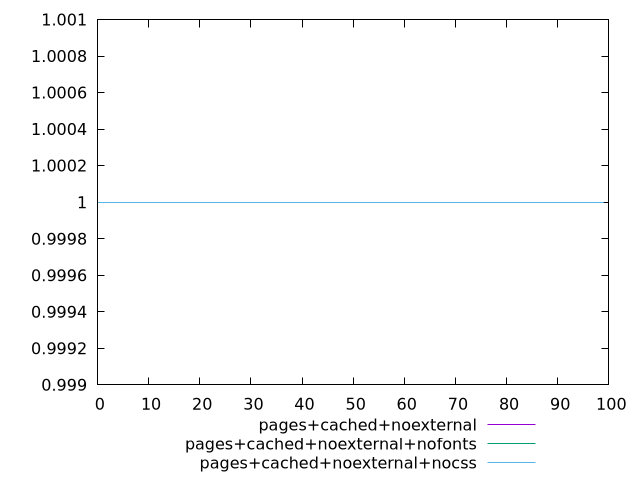

Write gnuplot code to recreate this figure.
$_pagesCachedNoexternal <<EOF
1
1
1
1
1
1
1
1
1
1
1
1
1
1
1
1
1
1
1
1
1
1
1
1
1
1
1
1
1
1
1
1
1
1
1
1
1
1
1
1
1
1
1
1
1
1
1
1
1
1
1
1
1
1
1
1
1
1
1
1
1
1
1
1
1
1
1
1
1
1
1
1
1
1
1
1
1
1
1
1
1
1
1
1
1
1
1
1
1
1
1
1
1
1
1
1
1
1
1
1
EOF
$_pagesCachedNoexternalNofonts <<EOF
1
1
1
1
1
1
1
1
1
1
1
1
1
1
1
1
1
1
1
1
1
1
1
1
1
1
1
1
1
1
1
1
1
1
1
1
1
1
1
1
1
1
1
1
1
1
1
1
1
1
1
1
1
1
1
1
1
1
1
1
1
1
1
1
1
1
1
1
1
1
1
1
1
1
1
1
1
1
1
1
1
1
1
1
1
1
1
1
1
1
1
1
1
1
1
1
1
1
1
1
EOF
$_pagesCachedNoexternalNocss <<EOF
1
1
1
1
1
1
1
1
1
1
1
1
1
1
1
1
1
1
1
1
1
1
1
1
1
1
1
1
1
1
1
1
1
1
1
1
1
1
1
1
1
1
1
1
1
1
1
1
1
1
1
1
1
1
1
1
1
1
1
1
1
1
1
1
1
1
1
1
1
1
1
1
1
1
1
1
1
1
1
1
1
1
1
1
1
1
1
1
1
1
1
1
1
1
1
1
1
1
1
1
EOF
set key outside below
set terminal pngcairo
set output "report_00005_2020-11-02T22-26-11.212Z/uses-rel-preconnect/uses-rel-preconnect_pages+cached+noexternal_pages+cached+noexternal+nofonts_pages+cached+noexternal+nocss.png"
set yrange [0.999:1.001]
plot $_pagesCachedNoexternal title "pages+cached+noexternal" with line ,$_pagesCachedNoexternalNofonts title "pages+cached+noexternal+nofonts" with line ,$_pagesCachedNoexternalNocss title "pages+cached+noexternal+nocss" with line ,
